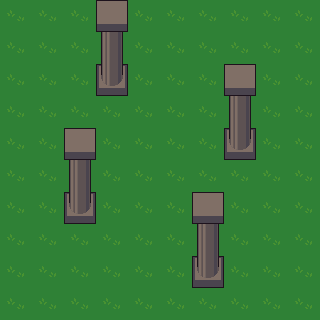

A level layout from a 2D game, rendered from its tile map. Below: a short description, then the map file with its tile-grid data intact:
An orthogonal 10x10 tile map with 32x32 px tiles, 3 tile layers (Ground, Decorations, Collisions) and 1 object.

<map version="1.0" tiledversion="1.1.3" orientation="orthogonal" renderorder="right-down" width="10" height="10" tilewidth="32" tileheight="32" infinite="0" nextobjectid="1">
 <tileset firstgid="1" name="tileset_orthagonal" tilewidth="32" tileheight="32" tilecount="1024" columns="32">
  <image source="tileset_orthagonal.png" width="1024" height="1024" />
  <tile id="462">
   <properties>
    <property name="collides" type="bool" value="true" />
   </properties>
   <objectgroup draworder="index">
    <object id="1" x="4" y="4" width="22" height="21" />
   </objectgroup>
  </tile>
 </tileset>
 <layer name="Ground" width="10" height="10">
  <data encoding="csv">
184,184,184,184,184,184,184,184,184,184,
184,184,184,184,184,184,184,184,184,184,
184,184,184,184,184,184,184,184,184,184,
184,184,184,184,184,184,184,184,184,184,
184,184,184,184,184,184,184,184,184,184,
184,184,184,184,184,184,184,184,184,184,
184,184,184,184,184,184,184,184,184,184,
184,184,184,184,184,184,184,184,184,184,
184,184,184,184,184,184,184,184,184,184,
184,184,184,184,184,184,184,184,184,184
</data>
 </layer>
 <layer name="Decorations" width="10" height="10">
  <properties>
   <property name="Collidable" type="bool" value="false" />
  </properties>
  <data encoding="csv">
0,0,0,399,0,0,0,0,0,0,
0,0,0,431,0,0,0,0,0,0,
0,0,0,463,0,0,0,399,0,0,
0,0,0,0,0,0,0,431,0,0,
0,0,399,0,0,0,0,463,0,0,
0,0,431,0,0,0,0,0,0,0,
0,0,463,0,0,0,399,0,0,0,
0,0,0,0,0,0,431,0,0,0,
0,0,0,0,0,0,463,0,0,0,
0,0,0,0,0,0,0,0,0,0
</data>
 </layer>
 <layer name="Collisions" width="10" height="10">
  <properties>
   <property name="Collidable" type="bool" value="true" />
  </properties>
  <data encoding="csv">
0,0,0,0,0,0,0,0,0,0,
0,0,0,0,0,0,0,0,0,0,
0,0,0,463,0,0,0,0,0,0,
0,0,0,0,0,0,0,0,0,0,
0,0,0,0,0,0,0,463,0,0,
0,0,0,0,0,0,0,0,0,0,
0,0,463,0,0,0,0,0,0,0,
0,0,0,0,0,0,0,0,0,0,
0,0,0,0,0,0,463,0,0,0,
0,0,0,0,0,0,0,0,0,0
</data>
 </layer>
</map>
